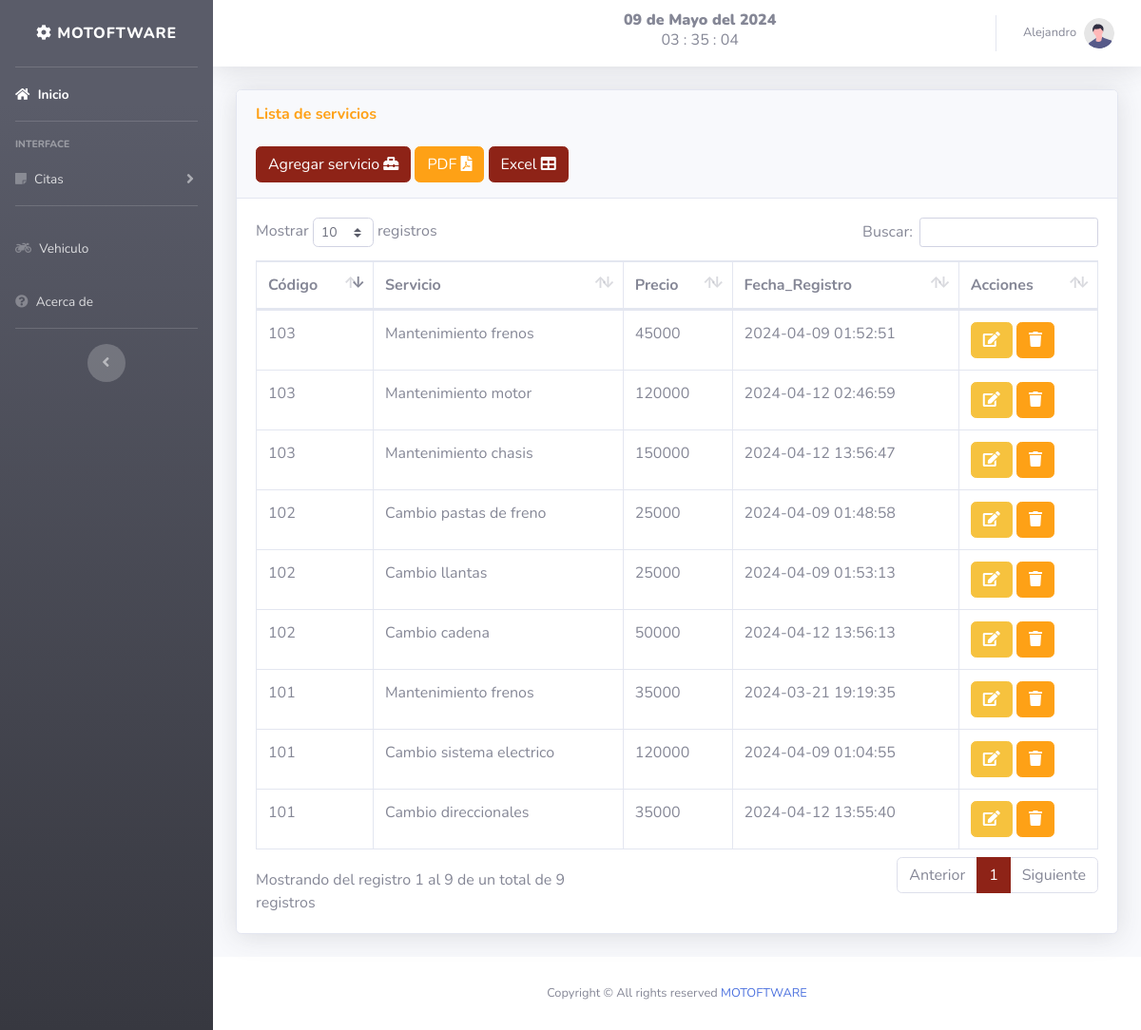
The page /views/servicios.php (signed in) on the database its author committed.
### tables this page shows
CREATE TABLE `servicio` (
  `id` int(11) NOT NULL,
  `codigo` int(18) NOT NULL,
  `nombre` varchar(100) NOT NULL,
  `precio` int(11) NOT NULL,
  `fecha` timestamp NOT NULL DEFAULT current_timestamp()
);

### views/servicios.php (the view, shortened to what this page needs)
<!DOCTYPE html>
<html lang="en">
<head>
</head>
<?php include "../includes/header.php"; ?>
<body id="page-top">
    <div class="container-fluid">
        <div class="card shadow mb-4">
            <div class="card-header py-3">
                <h6 class="m-0 font-weight-bold text-primary">Lista de servicios</h6>
                <br>
                <button type="button" class="btn btn-primary" data-toggle="modal" data-target="#especialidad">
                    <span class="glyphicon glyphicon-plus"></span> Agregar servicio <i class="fa fa-toolbox" aria-hidden="true"></i> </a></button>
                <button type="button" class="btn btn-danger">
                <a href="./reportes/pdf_servicio.php"> PDF <i class="fas fa-file-pdf"></i> </a></button>
                <button type="button" class="btn btn-success">
                <a href="./reportes/ex_servicio.php"> Excel <i class="fas fa-table"></i> </a></button>
            </div>
            <div class="card-body">
                <div class="table-responsive">
                    <table class="table table-bordered" id="dataTable" width="100%" cellspacing="0">
                        <thead>
                            <tr>
                                <th>Código</th>
                                <th>Servicio</th>
                                <th>Precio</th>
                                <th>Fecha_Registro</th>
                                <th>Acciones</th>
                            </tr>
                        </thead>
                        <?php
                        include "../includes/db.php";
                        $result = mysqli_query($conexion, "SELECT * FROM servicio ");
                        while ($fila = mysqli_fetch_assoc($result)) :
                        ?>
                            <tr>
                                <td><?php echo $fila['codigo'] ?></td>
                                <td><?php echo $fila['nombre']; ?></td>
                                <td><?php echo $fila['precio']; ?></td>
                                <td><?php echo $fila['fecha']; ?></td>
                                <td>
                                    <a class="btn btn-warning" href="../includes/editar_esp.php?id=<?php echo $fila['id'] ?> ">
                                        <i class="fa fa-edit "></i> </a>
                                    <a href="../includes/eliminar_esp.php?id=<?php echo $fila['id'] ?> " class="btn btn-danger btn-del">
                                        <i class="fa fa-trash "></i></a></button>
                                </td>
                            </tr>
                        <?php endwhile; ?>
                    </table>
                </div>
            </div>
        </div>
    </div>
    <?php include "../includes/footer.php"; ?>
</body>
</html>

### rows shown on the page
servicio: codigo "101", nombre "Mantenimiento frenos", precio "35000", fecha "2024-03-21 19:19:35"
servicio: codigo "101", nombre "Cambio sistema electrico", precio "120000", fecha "2024-04-09 01:04:55"
servicio: codigo "102", nombre "Cambio pastas de freno", precio "25000", fecha "2024-04-09 01:48:58"
servicio: codigo "103", nombre "Mantenimiento frenos", precio "45000", fecha "2024-04-09 01:52:51"
servicio: codigo "102", nombre "Cambio llantas", precio "25000", fecha "2024-04-09 01:53:13"
servicio: codigo "103", nombre "Mantenimiento motor", precio "120000", fecha "2024-04-12 02:46:59"
servicio: codigo "101", nombre "Cambio direccionales", precio "35000", fecha "2024-04-12 13:55:40"
servicio: codigo "102", nombre "Cambio cadena", precio "50000", fecha "2024-04-12 13:56:13"
servicio: codigo "103", nombre "Mantenimiento chasis", precio "150000", fecha "2024-04-12 13:56:47"

### other values the page prints
fecha() "09 de Mayo del 2024"
$_SESSION['nombre'] "Alejandro"
